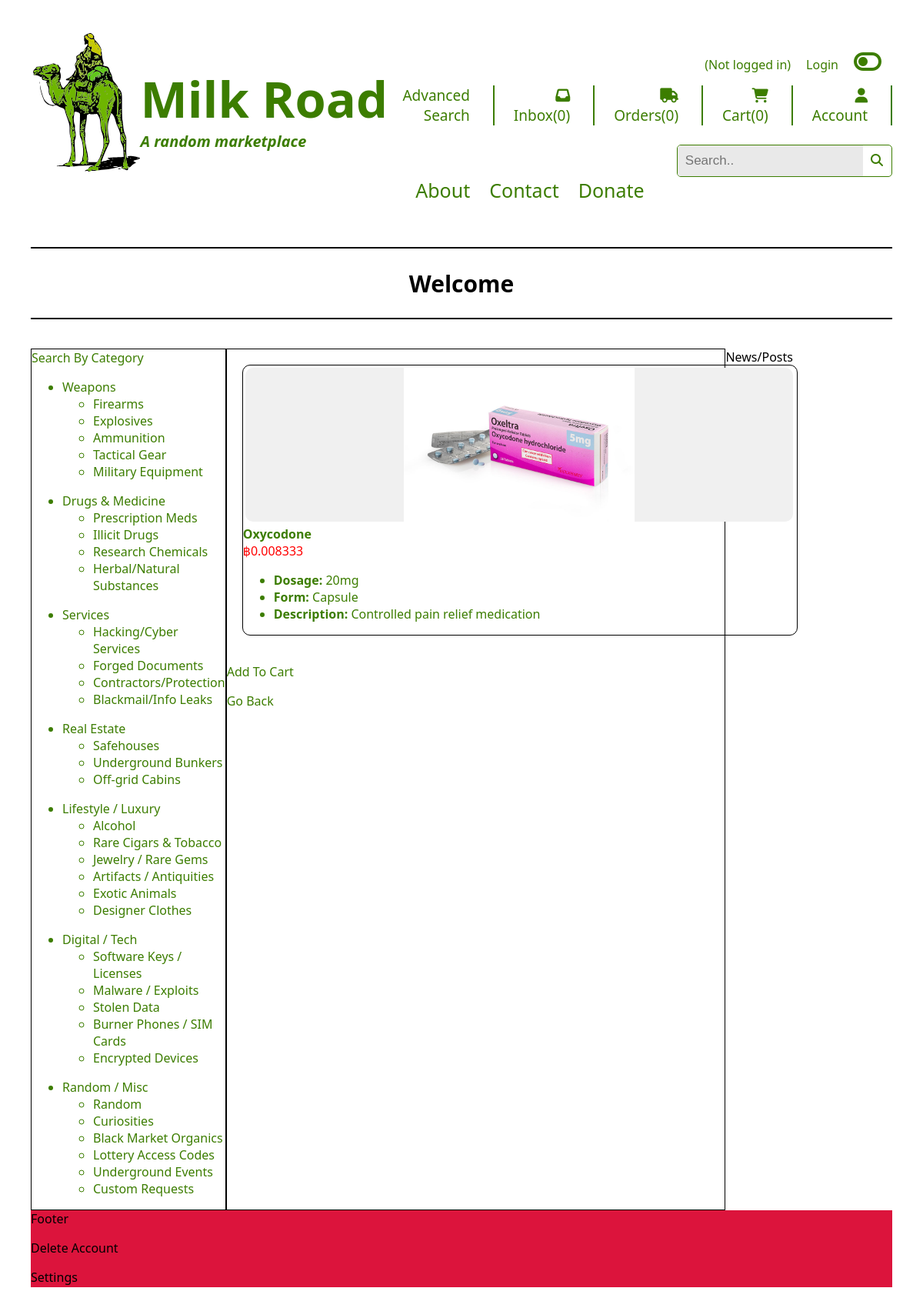
The page /product/33 on the database as committed earlier.
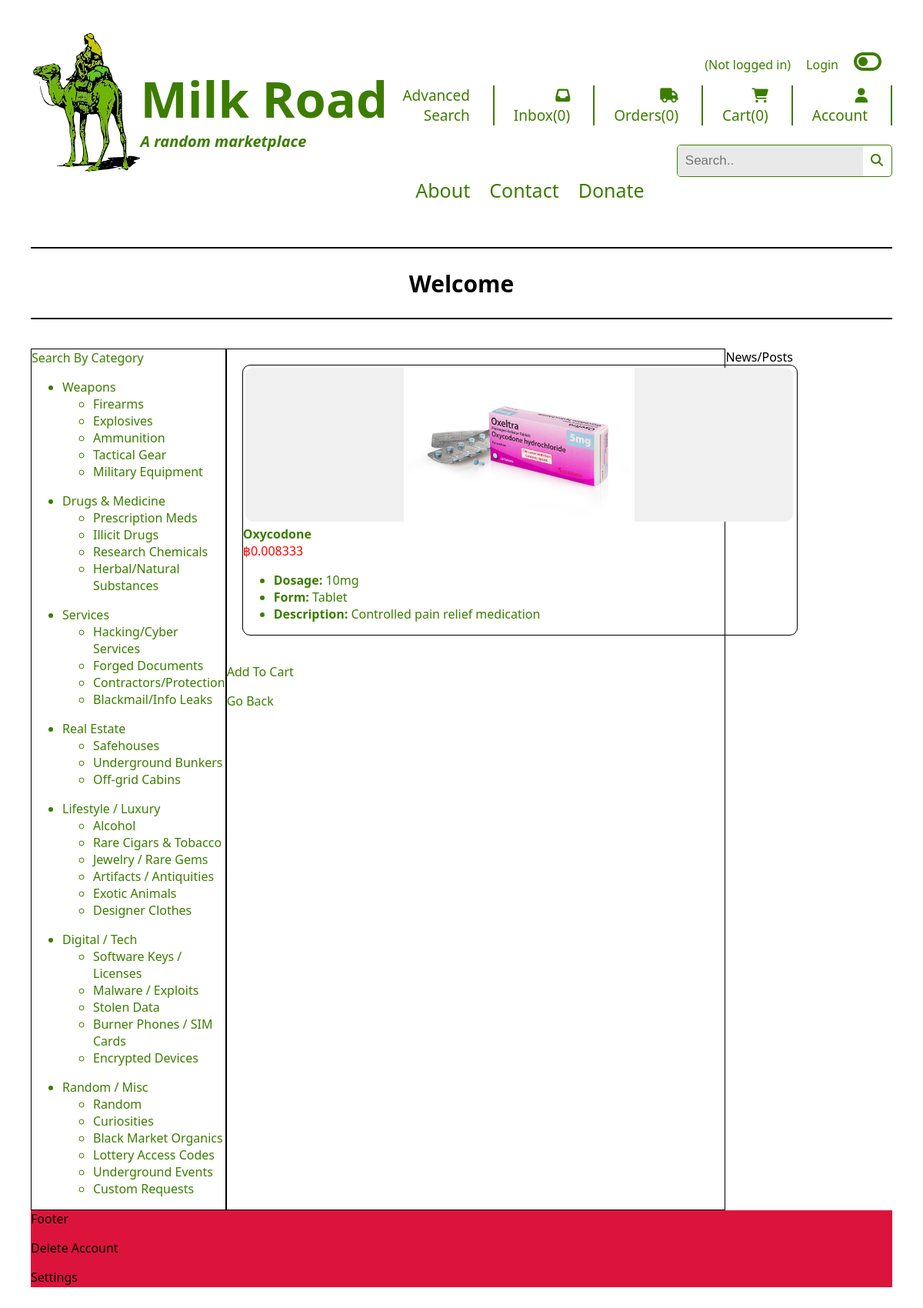
The same page on the database as committed later.
### tables this page shows
CREATE TABLE Products (
    serialNum INTEGER PRIMARY KEY AUTOINCREMENT,
    name TEXT,
    category TEXT, -- 'weapon', 'drug', 'property', 'service', etc.
    price REAL,
    image BLOB,
    description TEXT
);

CREATE TABLE Prescription_Meds (
    serialNum INTEGER,
    dosage TEXT,
    form TEXT,
    controlled_substance BOOLEAN,
    FOREIGN KEY(serialNum) REFERENCES Products(serialNum)
);

### app.py (the view)
@app.route("/product/<int:serialNum>")
def product(serialNum):
    db = get_db()
    product = db.execute(""" SELECT * FROM Products
                             WHERE serialNum = ?;""", (serialNum, )).fetchone()
    if product['category'] == 'firearm':
        details = db.execute(""" SELECT * FROM Firearms
                                 WHERE serialNum = ?;""",(serialNum, )).fetchone()
    elif product['category'] == 'explosive':
        details = db.execute(""" SELECT * FROM Explosives
                                 WHERE SerialNum = ?;""", (serialNum, )).fetchone()
    elif product['category'] == 'ammunition':
        details = db.execute(""" SELECT * FROM Ammunition
                                 WHERE SerialNum = ?;""", (serialNum, )).fetchone()
    elif product['category'] == 'tactical_gear':
        details = db.execute(""" SELECT * FROM Tactical_Gear
                                 WHERE SerialNum = ?;""", (serialNum, )).fetchone()
    elif product['category'] == 'military_equipment':
        details = db.execute(""" SELECT * FROM Military_Equipment
                                 WHERE SerialNum = ?;""", (serialNum, )).fetchone()
    elif product['category'] == 'Prescription Meds':
        details = db.execute(""" SELECT * FROM Prescription_Meds
                                 WHERE SerialNum = ?;""", (serialNum, )).fetchone()
    elif product['category'] == 'Illicit Drugs':
        details = db.execute(""" SELECT * FROM Illicit_Drugs
                                 WHERE SerialNum = ?;""", (serialNum, )).fetchone()
    elif product['category'] == 'Research Chemicals':
        details = db.execute(""" SELECT * FROM Research_Chemicals
                                 WHERE SerialNum = ?;""", (serialNum, )).fetchone()
    elif product['category'] == 'Herbal/Natural Substances':
        details = db.execute(""" SELECT * FROM Herbal_Natural_Substances
                                 WHERE SerialNum = ?;""", (serialNum, )).fetchone()
    elif product['category'] == 'Hacking/Cyber Services':
        details = db.execute(""" SELECT * FROM  Hacking_Cyber_Services
                                 WHERE SerialNum = ?;""", (serialNum, )).fetchone()
    elif product['category'] == 'Forged Documents':
        details = db.execute(""" SELECT * FROM Forged_Documents
                                 WHERE SerialNum = ?;""", (serialNum, )).fetchone()
    elif product['category'] == 'Contractors/Protection':
        details = db.execute(""" SELECT * FROM Contractors_Protection
                                 WHERE SerialNum = ?;""", (serialNum, )).fetchone()
    elif product['category'] == 'Blackmail/Info Leaks':
        details = db.execute(""" SELECT * FROM Blackmail_Info_Leaks
                                 WHERE SerialNum = ?;""", (serialNum, )).fetchone()
    elif product['category'] == 'Safehouses':
        details = db.execute(""" SELECT * FROM Safehouses
                                 WHERE SerialNum = ?;""", (serialNum, )).fetchone()
    elif product['category'] == 'Underground Bunkers':
        details = db.execute(""" SELECT * FROM Underground_Bunkers
                                 WHERE SerialNum = ?;""", (serialNum, )).fetchone()
    elif product['category'] == ' Off-grid Cabins':
        details = db.execute(""" SELECT * FROM  Off_grid_Cabins
                                 WHERE SerialNum = ?;""", (serialNum, )).fetchone()
    elif product['category'] == 'Alcohol':
        details = db.execute(""" SELECT * FROM Alcohol
                                 WHERE SerialNum = ?;""", (serialNum, )).fetchone()
    elif product['category'] == 'Rare Cigars & Tobacco':
        details = db.execute(""" SELECT * FROM Rare_Cigars_Tobacco
                                 WHERE SerialNum = ?;""", (serialNum, )).fetchone()
    elif product['category'] == 'Jewelry / Rare Gems':
        details = db.execute(""" SELECT * FROM Jewelry_Rare_Gems
                                 WHERE SerialNum = ?;""", (serialNum, )).fetchone()
    elif product['category'] == 'Artifacts / Antiquities':
        details = db.execute(""" SELECT * FROM Artifacts_Antiquities
                                 WHERE SerialNum = ?;""", (serialNum, )).fetchone()
    elif product['category'] == 'Exotic Animals':
        details = db.execute(""" SELECT * FROM Exotic_Animals
                                 WHERE SerialNum = ?;""", (serialNum, )).fetchone()
    elif product['category'] == 'Designer Clothes':
        details = db.execute(""" SELECT * FROM Designer_Clothes
                                 WHERE SerialNum = ?;""", (serialNum, )).fetchone()
    elif product['category'] == 'Software Keys / Licenses':
        details = db.execute(""" SELECT * FROM Software_Keys_Licenses
                                 WHERE SerialNum = ?;""", (serialNum, )).fetchone()
    elif product['category'] == 'Malware / Exploits':
        details = db.execute(""" SELECT * FROM Malware_Exploits
                                 WHERE SerialNum = ?;""", (serialNum, )).fetchone()
    elif product['category'] == 'Stolen Data':
        details = db.execute(""" SELECT * FROM Stolen_Data
                                 WHERE SerialNum = ?;""", (serialNum, )).fetchone()
    elif product['category'] == 'Burner Phones / SIM Cards':
        details = db.execute(""" SELECT * FROM Burner_Phones_SIM_Cards
                                 WHERE SerialNum = ?;""", (serialNum, )).fetchone()
    elif product['category'] == 'Encrypted Devices':
        details = db.execute(""" SELECT * FROM Encrypted_Devices
                                 WHERE SerialNum = ?;""", (serialNum, )).fetchone()
    elif product['category'] == 'Random':
        details = db.execute(""" SELECT * FROM Random
                                 WHERE SerialNum = ?;""", (serialNum, )).fetchone()
    elif product['category'] == 'curiosities':
        details = db.execute(""" SELECT * FROM Curiosities
                                 WHERE SerialNum = ?;""", (serialNum, )).fetchone()
    elif product['category'] == ' black_market_organics':
        details = db.execute(""" SELECT * FROM  Black_Market_Organics
                                 WHERE SerialNum = ?;""", (serialNum, )).fetchone()
    elif product['category'] == 'lottery_access_codes':
        details = db.execute(""" SELECT * FROM Lottery_Access_Codes
                                 WHERE SerialNum = ?;""", (serialNum, )).fetchone()
    elif product['category'] == 'underground_events':
        details = db.execute(""" SELECT * FROM Underground_Events
                                 WHERE SerialNum = ?;""", (serialNum, )).fetchone()
    elif product['category'] == 'custom_requests':
        details = db.execute(""" SELECT * FROM Custom_Requests
                                 WHERE SerialNum = ?;""", (serialNum, )).fetchone()
    return render_template("item_details.html", product=product, details=details)

### templates/item_details.html (shortened to what this page needs)
{% extends 'base.html' %}
{% block main_content %}
<div id="single_item_grid">
    <div id="single_item_container">
        <a href="{{ url_for('product', serialNum=product['serialNum']) }}">
            <img src="/{{ product['image'] }}">
        </a>
        <div id="item_name">
            <a href="{{ url_for('product', serialNum=product['serialNum']) }}">
                <b>{{ product["name"] }}</b>
            </a>
        </div>
    <div id="item_price">฿{{ product["price"] }}</div>
    {% if product['category'] == 'firearm'  %}
    <ul>
        <li id="item_name"><b>Caliber:</b> {{ details["caliber"] }}</li>
        <li id="item_name"><b>Weight(kg):</b> {{ details["weight"] }}</li>
        <li id="item_name"><b>Barrel Length:</b> {{ details["barrel_length"] }}</li>
        <li id="item_name"><b>Description:</b> {{ product["description"] }}</li>
    </ul>
    {% elif product['category'] == 'Prescription Meds' %}
    <ul>
        <li id="item_name"><b>Dosage:</b> {{ details["dosage"] }}</li>
        <li id="item_name"><b>Form:</b> {{ details["form"] }}</li>
        <li id="item_name"><b>Description:</b> {{ product["description"] }}</li>
    </ul>
    {% endif %}
    </div>
</div>
<p id="item_name">
    <a href="{{ url_for('add_to_cart', serialNum=product['serialNum']) }}">Add To Cart</a>
</p>
<p id="item_name">
    <a href="{{ url_for('index') }}">Go Back</a>
</p>
{% endblock %}

### templates/base.html (shortened to what this page needs)
<!DOCTYPE html>
<html lang="en">
<head>
    <link rel="stylesheet" href="{{ url_for('static', filename='styles/styles.css') }}">
    <link rel="stylesheet" href="{{ url_for('static', filename='styles/dark_mode.css') }}">
</head>
<body>
    <div class="parent">
        <div class="header">
            <a href="{{ url_for('index') }}"><img src="/static/images/silk.svg"></a>
            <a href="{{ url_for('index') }}"><div id="main_text_box">
                <h1 id="main_text">Milk Road</h1>
                <em>
                    <h2 id="sub_text">A random marketplace</h2>
                </em>
            </div></a>
        </div>
        <div class="nav">
            <div id="global" class="toggle-off">
                {% if g.user %}
                <a>
                    <p>Balance: <b style="color: #3C7D00;">฿ {{ g.funds }}</b></p>
                </a>
                <a href="{{ url_for('wallet') }}">
                    <p>Wallet<b>(฿)</b></p>
                </a>
                <p>Hi {{ g.user }}!</p>
                <a href="{{ url_for('logout') }}">
                    <p>Logout</p>
                </a>
                {% else %}
                <p>(Not logged in)</p>
                <a href="{{ url_for('login') }}">
                    <div>Login</div>
                </a>
                {% endif %}
                <div id="toggle-icon" class="toggle-off">
                    <i onclick="toggleIcon(); darkMode();" class="fas fa-toggle-off toggle-icon fa-2xl "
                        id="toggle-off"></i>
                </div>
            </div>
            <div id="nav_options">
                <a>
                    <div>Advanced Search</div>
                </a>
                <a>
                    <div><i class="fa-solid fa-inbox"></i>Inbox(0)</div>
                </a>
                <a>
                    <div><i class="fa-solid fa-truck"></i>Orders(0)</div>
                </a>
                {% if g.user %}
                <a href="{{ url_for('cart') }}"><div><i class="fa-solid fa-cart-shopping"></i>Cart({{ total_cart_count}})</div>
                {% else %}
                <a href="{{ url_for('cart') }}"><div><i class="fa-solid fa-cart-shopping"></i>Cart(0)</div></a>
                {% endif %}
                <a href="{{ url_for( 'account_details') }}">
                    <div><i class="fa-solid fa-user"></i>Account</div>
                </a>
            </div>
            <div class="search">
                <input type="text" placeholder="Search.." >
                <a href="{{ url_for('index') }}"><i class="fa-solid fa-magnifying-glass"></i></a>
              </div>
            <div id="contact_details">
                <a>
                    <div>About</div>
                </a>
                <a>
                    <div>Contact</div>
                </a>
                <a>
                    <div>Donate</div>
                </a>
            </div>
        </div>
        <div class="marquee">
            <div id="marquee_content">
                <h2>Welcome</h2>
            </div>
        </div>
        <div class="categories">Search By Category
            <ul>
                <li>Weapons</li>
                <ul>
                <li>Firearms</li>
                <li>Explosives</li>
                <li>Ammunition</li>
                <li>Tactical Gear</li>
                <li>Military Equipment</li>
                </ul>
            </ul>
            <ul>
                <li>Drugs & Medicine</li>
                <ul>
                <li>Prescription Meds</li>
                <li>Illicit Drugs</li>
                <li>Research Chemicals</li>
                <li>Herbal/Natural Substances</li>
                </ul>
            </ul>
            <ul>
                <li>Services</li>
                <ul>
                <li>Hacking/Cyber Services</li>
                <li>Forged Documents</li>
                <li>Contractors/Protection</li>
                <li>Blackmail/Info Leaks</li>
                </ul>
            </ul>
            <ul>
                <li>Real Estate</li>
                <ul>
                <li>Safehouses</li>
                <li>Underground Bunkers</li>
                <li>Off-grid Cabins</li>
                </ul>
            </ul>
            <ul>
                <li>Lifestyle / Luxury</li>
                <ul>
                    <li>Alcohol</li>
                    <li>Rare Cigars & Tobacco</li>
                    <li>Jewelry / Rare Gems</li>
                    <li>Artifacts / Antiquities</li>
                    <li>Exotic Animals</li>
                    <li>Designer Clothes</li>
                </ul>
            </ul>
            <ul>
                <li>Digital / Tech</li>
                <ul>
                    <li>Software Keys / Licenses</li>
                    <li>Malware / Exploits</li>
                    <li>Stolen Data</li>
                    <li>Burner Phones / SIM Cards</li>
                    <li>Encrypted Devices</li>
                </ul>
            </ul>
            <ul>
                <li>Random / Misc</li>
                <ul>
                    <li>Random</li>
                    <li>Curiosities</li>
                    <li>Black Market Organics</li>
                    <li>Lottery Access Codes</li>
                    <li>Underground Events</li>
                    <li>Custom Requests</li>
                </ul>
            </ul>
        </div>
        <div class="news">News/Posts</div>
        <div class="footer">Footer
            <a href="{{ url_for('delete') }}">
                <p>Delete Account</p>
            </a>
            <p>Settings</p>
        </div>
        <div class="main">
            {% block main_content %}
            {% endblock %}
        </div>
    </div>
</body>
</html>

Rows that differ between the two databases and show on the page:
no longer on this page (row edited): Prescription_Meds: dosage "20mg", form "Capsule"
now on this page (row edited): Prescription_Meds: dosage "10mg", form "Tablet"
